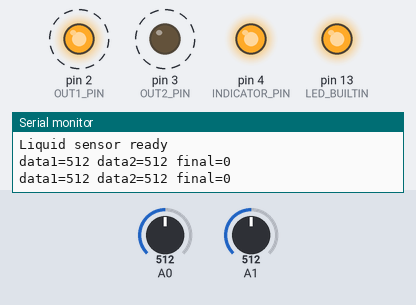
Simulated run of this sketch. Board: Arduino Uno, built with avr-gcc and run on an emulated ATmega328P. Shown: output pins drawn as LEDs (lit = HIGH), the last lines printed to the serial monitor. Dashed ring = blinking. Inputs (shaded band) come from the test bench; at power-on: A0 = 512, A1 = 512.

Above: at 2.0 s.
2.1 s: A0 set to 14
3.7 s: A0 set to 10
At 6.2 s:
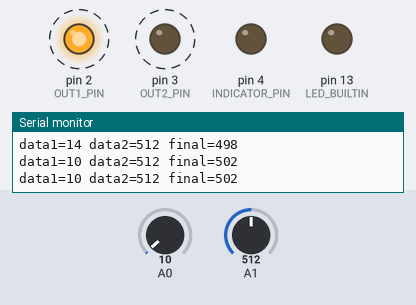
8.0 s: A0 set to 122
At 11.7 s:
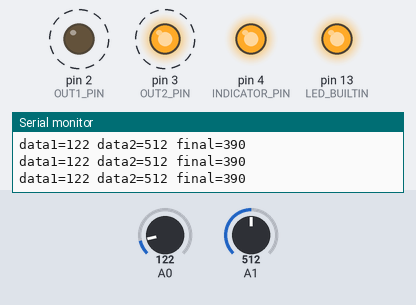
12.3 s: A0 set to 0
At 16.2 s:
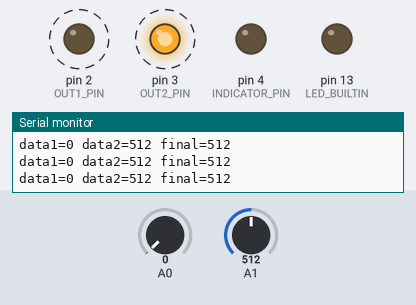
Timing chart, 0 to 17.6 s (numbered marks = the images above; inputs shaded):
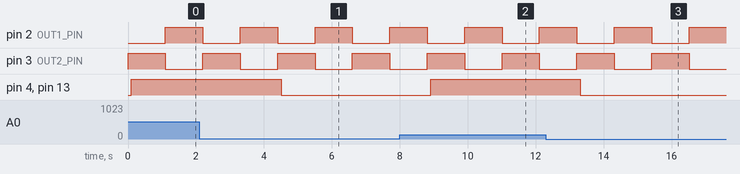

Measured:
- the behaviour switches between 13 and 12 on A0 (found by bisection; images 0 and 1)
- after the input at 3.7 s, pin 4 (INDICATOR_PIN), pin 13 (LED_BUILTIN): HIGH → LOW after 0.80 s
- after the input at 8.0 s, pin 4 (INDICATOR_PIN), pin 13 (LED_BUILTIN): LOW → HIGH after 0.91 s
- after the input at 12.3 s, pin 4 (INDICATOR_PIN), pin 13 (LED_BUILTIN): HIGH → LOW after 1.0 s
- by itself, pin 2 (OUT1_PIN), pin 3 (OUT2_PIN): alternates HIGH for 1.1 s and LOW for 1.1 s

The sketch:

LiquidLevelSensor.ino
```cpp
const int OUT1_PIN = 2;
const int OUT2_PIN = 3;
const int INDICATOR_PIN = 4;

const int THRESHOLD = 500;

void setup()
{
  pinMode(OUT1_PIN, OUTPUT);
  pinMode(OUT2_PIN, OUTPUT);
  pinMode(INDICATOR_PIN, OUTPUT);

  pinMode(LED_BUILTIN, OUTPUT);

  Serial.begin(115200);
  Serial.println("Liquid sensor ready");
}

void loop()
{
  static bool state = false;

  // Toggle output to avoid migration
  int pinState = state ? HIGH : LOW;

  digitalWrite(OUT1_PIN, pinState);
  digitalWrite(OUT2_PIN, !pinState);
  delay(100);

  // Measure signal
  int data1 = analogRead(A0);
  int data2 = analogRead(A1);
  state = !state;

  int value = abs(data1-data2);

  // Set indicator if syrup present
  digitalWrite(INDICATOR_PIN, value < THRESHOLD);
  digitalWrite(LED_BUILTIN, value < THRESHOLD);


  char serialbuffer[100];
  sprintf(serialbuffer, "data1=%d data2=%d final=%d", data1, data2, value );
  Serial.println(serialbuffer);

  delay(1000);
}
```
